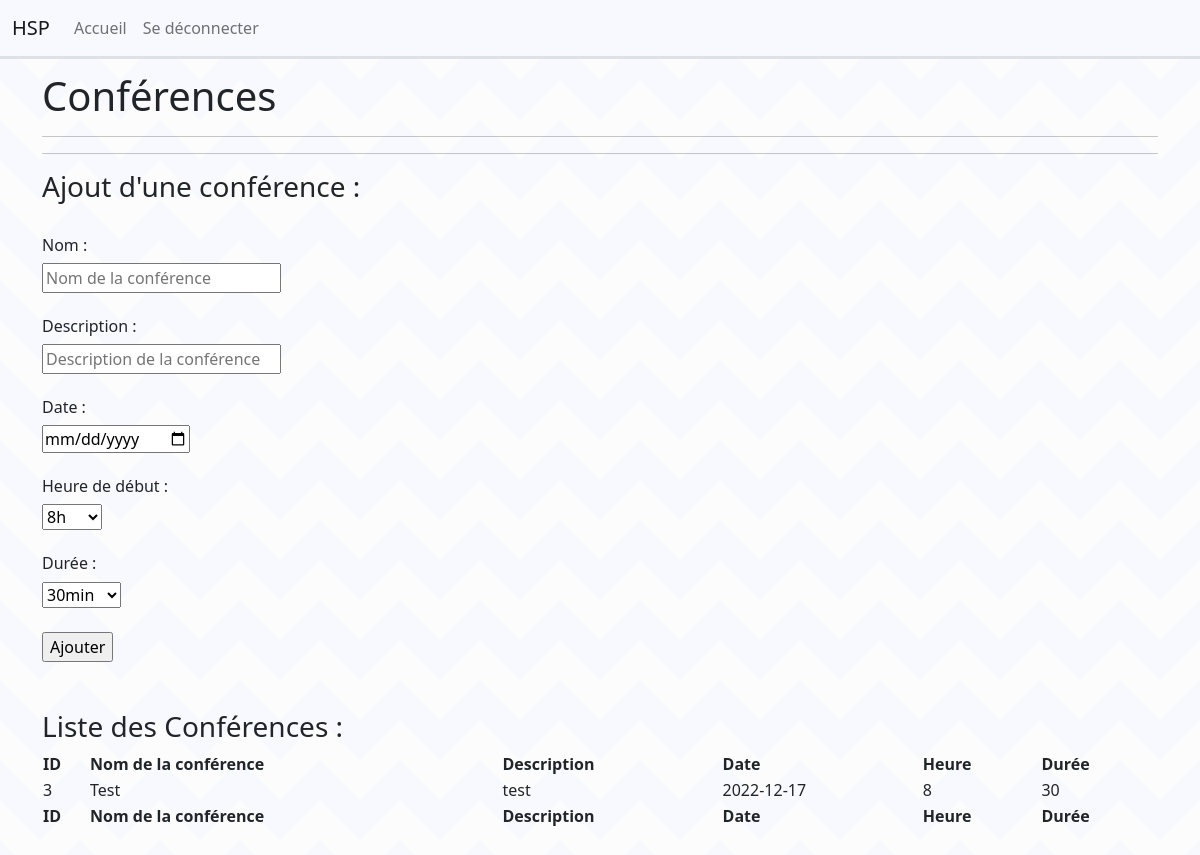
The page /vue/ajout_conference.php on the database as committed earlier.
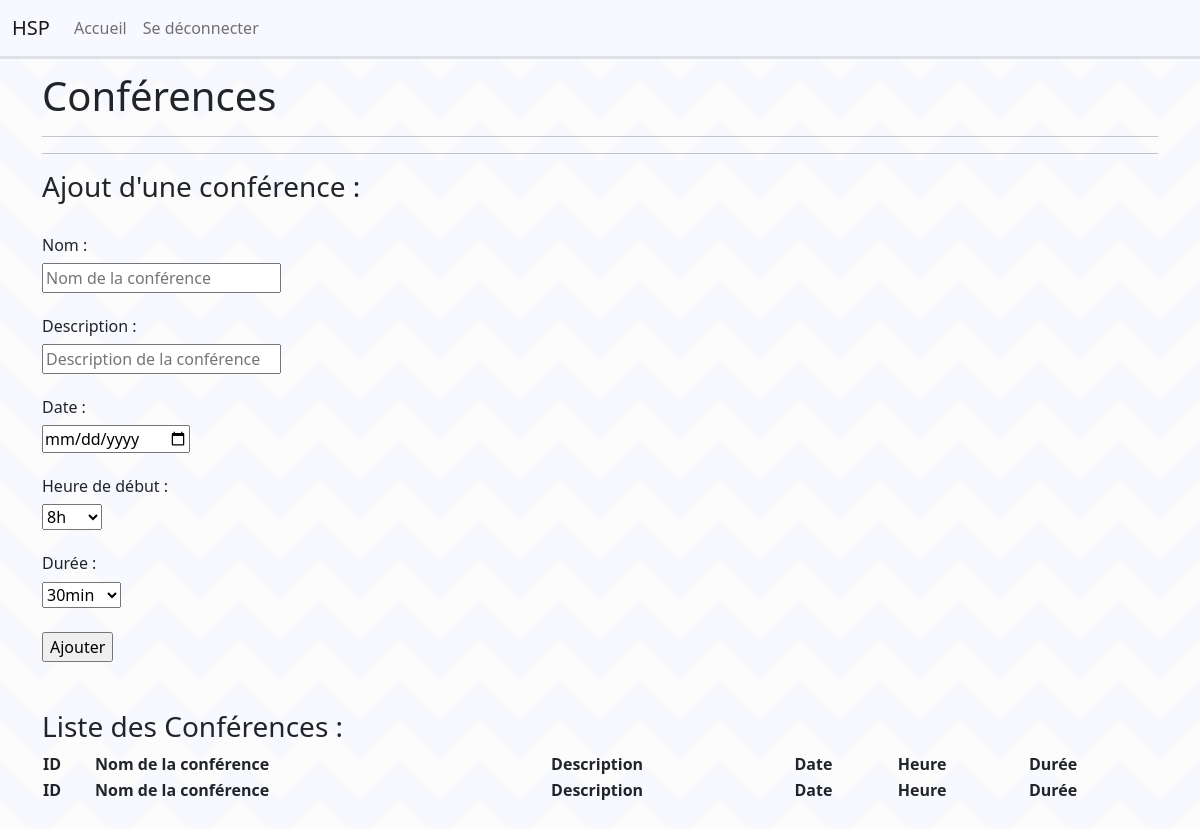
The same page on the database as committed later.
### tables this page shows
CREATE TABLE IF NOT EXISTS `conference` (
  `id_conference` int(11) NOT NULL AUTO_INCREMENT,
  `nom` varchar(100) NOT NULL,
  `description` varchar(1000) NOT NULL,
  `date_conf` date NOT NULL,
  `heure` int(11) NOT NULL,
  `duree` int(11) NOT NULL,
  `valider` tinyint(1) NOT NULL,
  `ref_amphitheatre` int(11) DEFAULT NULL,
  `ref_utilisateur` int(11) NOT NULL,
  PRIMARY KEY (`id_conference`),
  KEY `ref_amphitheatre` (`ref_amphitheatre`),
  KEY `ref_user` (`ref_utilisateur`)
);

### src/bdd/Database.php (called while the page is built, shortened)
<?php
class Database
{
    private $host;
    private $dbname;
    private $user;
    private $pwd;
    public function __construct()
    {
        $this->host = "localhost";
        $this->dbname = "hsp-skh";
        $this->user = "root";
        $this->pwd = "";
    }
    public function getBdd()
    {
        return $this->bdd = new PDO("mysql:host=".$this->host.";dbname=".$this->dbname,$this->user,$this->pwd);
    }
}

### src/modele/Conference.php (called while the page is built, shortened)
<?php
class Conference
{
    public function selectConferenceUser($bdd){
        $date = date('Y-m-d');
        $sel = $bdd->getBdd()->prepare("SELECT * FROM conference WHERE valider = 1 AND date_conf > :dateactuelle");
        $sel->execute(array(
            'dateactuelle'=>$date
        ));
        $result = $sel->fetchAll();
        return $result;
    }
}

### vue/ajout_conference.php (the view, shortened to what this page needs)
<?php
require_once '../src/bdd/Database.php';
require_once '../src/modele/Conference.php';
?>
<!DOCTYPE html>
<html>
<head>
    <link rel="stylesheet" href="../assets/css/styles.css">
    <link href="https://cdn.jsdelivr.net/npm/select2@4.1.0-rc.0/dist/css/select2.min.css" rel="stylesheet" />
    <link rel="stylesheet" type="text/css" href="https://cdn.datatables.net/1.11.4/css/jquery.dataTables.css">
    <link href="https://cdn.jsdelivr.net/npm/bootstrap@5.2.1/dist/css/bootstrap.min.css" rel="stylesheet"
>
</head>
<body>
<nav class="navbar navbar-expand-lg fixed-top border-bottom border-3" style="background-color: #F8F8FF">
    <div class="container-fluid">
        <a class="navbar-brand" href="#">HSP</a>
        <ul class="navbar-nav me-auto mb-2 mb-lg-0">
            <li class="nav-item"><a class="nav-link px-2" href="../index.php">Accueil</a></li>
            <li class="nav-item"><a href="../src/traitement/deconnexion.php" class="nav-link px-2">Se déconnecter</a></li>
        </ul>
    </div>
</nav>
<br>
<br>
<br>
<div class="container">
    <div class="content">
        <h1>Conférences</h1>
        <hr>
        <hr>
        <h3>Ajout d'une conférence : </h3><br>
        <?php
        $bdd = new Database();
        $conf = new Conference(array());
        $conf->setValider(0);
        ?>
        <form action="../src/traitement/add_conference_user.php" onsubmit="" method="post">
            <h6>Nom : </h6>
            <input type="text" name="nom" placeholder="Nom de la conférence" required> <br><br>
            <h6>Description : </h6>
            <input type="text" name="desc" placeholder="Description de la conférence" required> <br><br>
            <h6>Date : </h6>
            <input type="date" name="date" placeholder="Date de la conférence" required> <br><br>
            <h6>Heure de début : </h6>
            <select name="heure" required>
                <option value="8">8h</option>
            </select><br><br>
            <h6>Durée : </h6>
            <select name="duree" required>
                <option value="30">30min</option>
            </select><br><br>
            <input type="submit" value="Ajouter">
        </form>
        <br><br>
        <h3>Liste des Conférences :</h3>
        <?php
        $res = $conf->selectConferenceUser($bdd);
        ?>
        <table id="table" class="display" style="width:100%">
            <thead>
            <tr>
                <th>ID</th>
                <th>Nom de la conférence</th>
                <th>Description</th>
                <th>Date</th>
                <th>Heure</th>
                <th>Durée</th>
            </tr>
            </thead>
            <tbody>
            <?php foreach ($res as $value){ ?>
                <tr>
                    <td><?php echo $value['id_conference'];?></td>
                    <td><?php echo $value['nom'];?></td>
                    <td><?php echo $value['description'];?></td>
                    <td><?php echo $value['date_conf'];?></td>
                    <td><?php echo $value['heure'];?></td>
                    <td><?php echo $value['duree'];?></td>
                </tr>
            <?php } ?>
            </tbody>
            <tfoot>
            <tr>
                <th>ID</th>
                <th>Nom de la conférence</th>
                <th>Description</th>
                <th>Date</th>
                <th>Heure</th>
                <th>Durée</th>
            </tr>
            </tfoot>
        </table>
        <br><br>
    </div>
    <br>
</div>
<br><br>
</body>
</html>

Rows that differ between the two databases and show on the page:
removed conference: id_conference "3", nom "Test", description "test", date_conf "2022-12-17", heure "8", duree "30"
